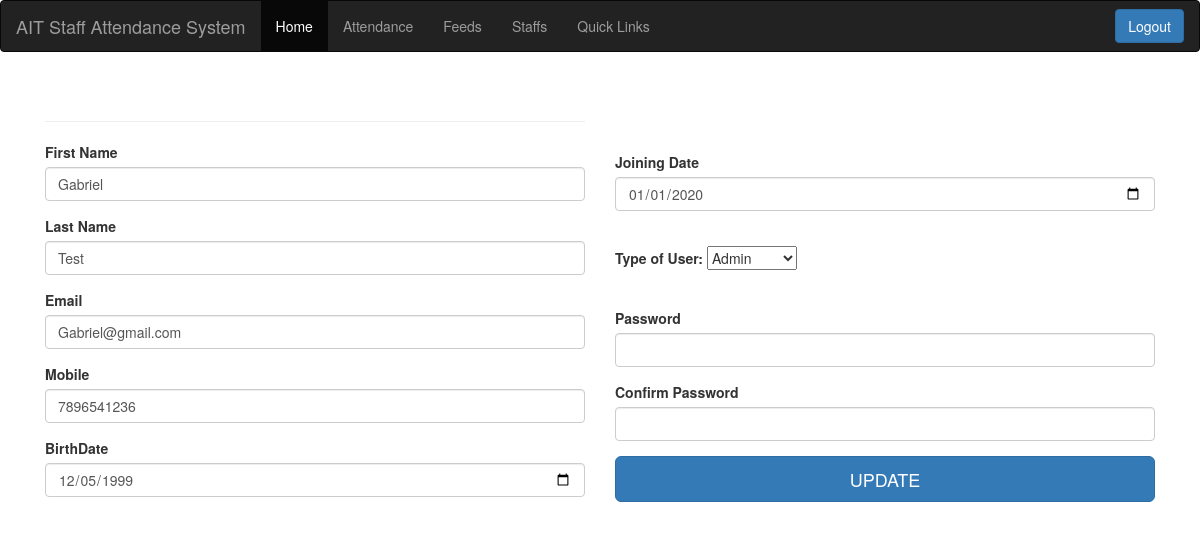
Page /Ait_Staff_Attendance/updatestaff.php?emp_id=17 on the committed database.
### tables this page shows
CREATE TABLE `users` (
  `emp_id` int(10) NOT NULL,
  `fname` varchar(100) NOT NULL,
  `lname` varchar(100) NOT NULL,
  `email` varchar(100) NOT NULL,
  `mobile` varchar(15) NOT NULL,
  `bdate` varchar(10) NOT NULL,
  `hiredate` varchar(10) NOT NULL,
  `role` varchar(10) NOT NULL,
  `password` varchar(100) NOT NULL
);

### Ait_Staff_Attendance/updatestaff.php (the view, shortened to what this page needs)
<!DOCTYPE html>
<html lang="en">
<head>
  <link rel="stylesheet" href="https://maxcdn.bootstrapcdn.com/bootstrap/3.4.1/css/bootstrap.min.css">
</head>
<body>
  <nav class="navbar navbar-inverse">
    <div class="container-fluid">
      <div class="navbar-header">
        <a class="navbar-brand" href="#">AIT Staff Attendance System</a>
      </div>
      <ul class="nav navbar-nav">
        <li class="active"><a href="#">Home</a></li>
        <li><a href="#">Attendance</a></li>
        <li><a href="#">Feeds</a></li>
        <li><a href="display.php">Staffs</a></li>
        <li><a href="#">Quick Links</a></li>
      </ul>
      <div class="right" style="float:right;">
        <button class="btn btn-primary navbar-btn">Logout</button>
      </div>
    </div>
  </nav>
  <div class="container">
    <div class="form-row">
      <div class="col-lg-6 col-offset-2">
        <div class="page-header">
        </div>
        <form action=" " method="post">
          <?php
          require_once "db.php";
          $emp_id = $_GET['emp_id'];
          $selectquery = "select * from users where emp_id=$emp_id";
          $query = mysqli_query($conn, $selectquery);
          $res = mysqli_fetch_assoc($query);
          ?>
          <div class="form-group">
            <label>First Name</label>
            <input type="text" name="fname" class="form-control" value="<?php echo $res['fname'] ?>" maxlength="50" required="">
          </div>
          <div class="form-group">
            <label>Last Name</label>
            <input type="text" name="lname" class="form-control" value="<?php echo $res['lname'] ?>" maxlength="50" required="">
          </div>
          <div class="form-group ">
            <label>Email</label>
            <input type="email" name="email" class="form-control" value="<?php echo $res['email'] ?>" maxlength="30" required="">
          </div>
          <div class="form-group">
            <label>Mobile</label>
            <input type="number" name="mobile" class="form-control" value="<?php echo $res['mobile'] ?>" minlength="10" maxlength="12" required="">
          </div>
          <div class="form-group">
            <label>BirthDate</label>
            <input type="date" name="bdate" class="form-control" value="<?php echo $res['bdate'] ?>" maxlength="12" required="">
          </div>
      </div>
    </div><br><br><br><br>
    <div class="form-row">
      <div class="col-lg-6 col-offset-2">
        <div class="form-group">
          <label>Joining Date</label>
          <input type="date" name="hiredate" class="form-control" value="<?php echo $res['hiredate'] ?>" maxlength="12" required="">
        </div><br>
        <div class="form-group">
          <label for="role">Type of User:</label>
          <select name="role">
            <option value="Admin" <?php if (isset($role) && $role == "admin") echo "checked"; ?>>Admin</option>
          </select>
        </div><br>
        <div class="form-group">
          <label>Password</label>
          <input type="password" name="password" class="form-control" value="" maxlength="10" required="">
        </div>
        <div class="form-group">
          <label>Confirm Password</label>
          <input type="password" name="cpassword" class="form-control" value="" maxlength="10" required="">
        </div>
        <input type="submit" class="btn btn-primary btn-lg btn-block" name="signup" value="UPDATE">
      </div>
    </div>
  </div>
</body>
</html>

### rows in the picture
users: fname "Gabriel", lname "Test", email "Gabriel@gmail.com", mobile "7896541236", bdate "12/05/1999", hiredate "01/01/2020"
